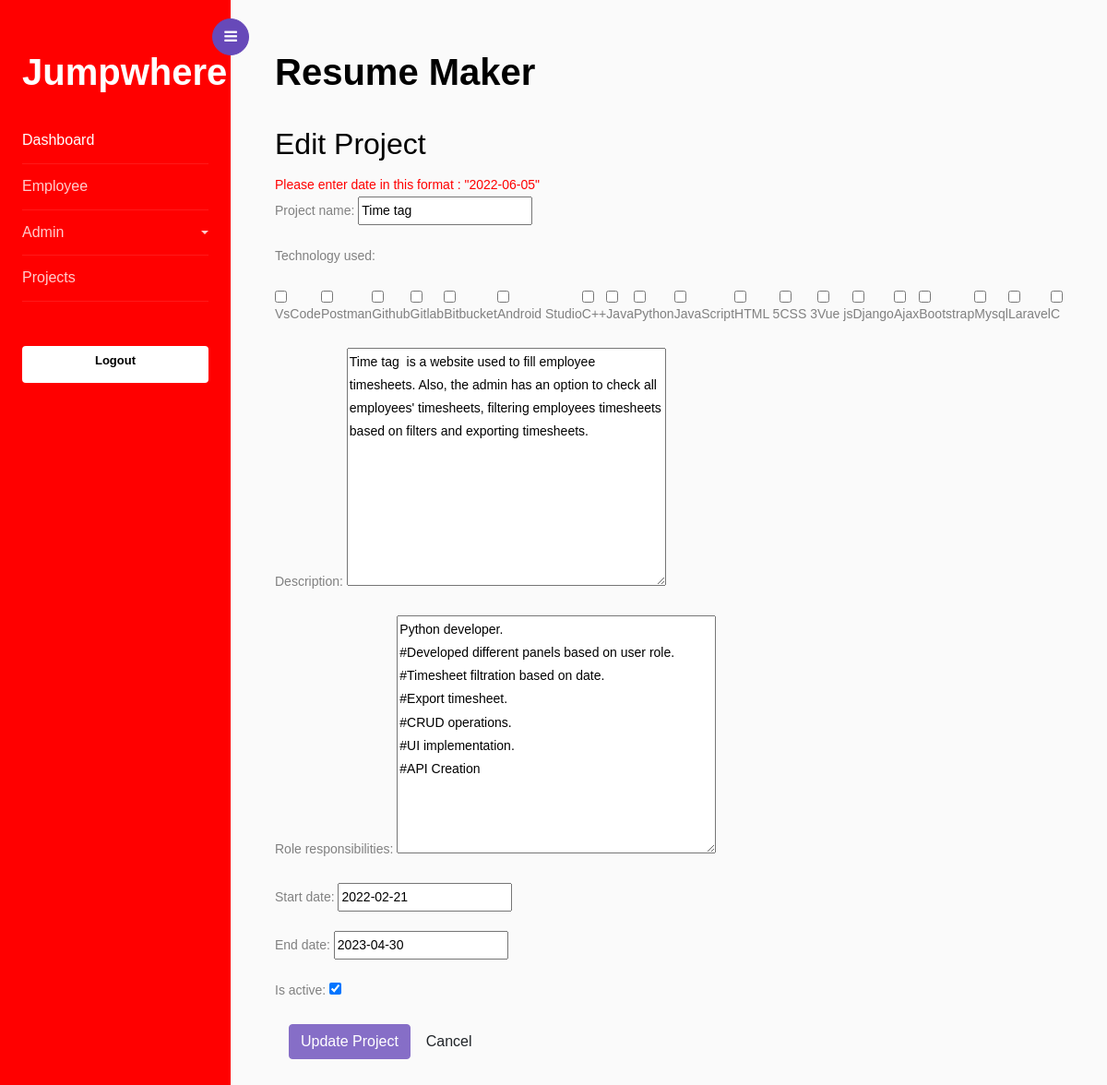
Screenshot of /1/editproject/ with the database file from the repository.
### resume/models.py (models this page shows, shortened)
class Projects(models.Model):
    project_name = models.CharField(max_length=255)
    technology_used = models.CharField(max_length=255)
    description = models.TextField()
    role_responsibilities = models.TextField()
    start_date = models.DateField(null=True, blank=True)
    end_date = models.DateField(null=True, blank=True)
    is_active = models.BooleanField(default=True)
    flag = models.BooleanField(default=1)

### resume/views.py (the view)
# urls.py: path('<int:pk>/editproject/', project_edit, name='project_edit'),
def project_edit(request, pk):
    project = get_object_or_404(Projects, pk=pk)
    if request.method == 'POST':
        form = ProjectForm(request.POST, instance=project)
        if form.is_valid():
            form.save()
            return redirect('project_list')
    else:
        form = ProjectForm(instance=project)
    context = {'form': form}
    return render(request, 'edit_project.html', context)

### resume/forms.py
class ProjectForm(forms.ModelForm):
    technology_used = forms.MultipleChoiceField(widget=forms.CheckboxSelectMultiple)
    class Meta:
        model = Projects
        fields = ['project_name', 'technology_used', 'description', 'role_responsibilities', 'start_date', 'end_date', 'is_active']
    def __init__(self, *args, **kwargs):
        super().__init__(*args, **kwargs)
        tools = Tool.objects.filter(flag=True)
        coding_skills = CodingSkill.objects.filter(flag=1)
        choices = list(chain(tools, coding_skills))
        self.fields['technology_used'].choices = [(choice.name, choice.name) for choice in choices]
        self.fields['technology_used'].widget.attrs.update({'class': 'flex-row'})

### templates/edit_project.html (shortened to what this page needs)
{% extends 'home.html' %}
{% block content %}
  <h2>Edit Project</h2>
  <a style="color:red ;">Please enter date in this format : "2022-06-05"</a>
  <form method="post" class="form-horizontal">
    {{ form.as_p }}
    <div class="form-group">
      <div class="col-sm-offset-2 col-sm-10">
        <button type="submit" class="btn btn-primary">Update Project</button>
        <a href="{% url 'project_list' %}" class="btn btn-default">Cancel</a>
      </div>
    </div>
  </form>
{% endblock %}

### templates/edit_project.html (style rules this page uses)
.flex-row { display: flex; flex-wrap: wrap; justify-content: space-between; align-items: center; }

### rows the page displays
Projects: project_name "Time tag", technology_used "☐ ☐ ☐ ☐ ☐ ☐ ☐ ☐ ☐ ☐ ☐ ☐ ☐ ☐ ☐ ☐ ☐ ☐ ☐", description "Time tag is a website used to fill employee timesheets. Also, the admin has an option to check all employees' timesheets, filtering employees timesheets based on filters and exporting timesheets.", role_responsibilities "Python developer. #Developed different panels based on user role. #Timesheet filtration based on date. #Export timesheet. #CRUD operations. #UI implementation. #API Creation", start_date "2022-02-21", end_date "2023-04-30", is_active "☑"
